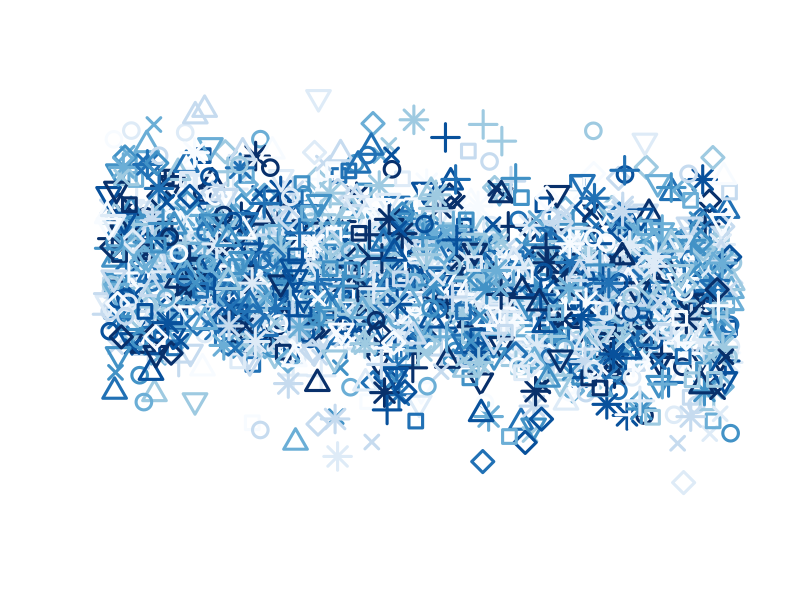

This chart was generated by the following R code:
library(RColorBrewer)
colors = brewer.pal(9, 'Blues')
set.seed(44)
x <- runif(2000)
y <- rnorm(2000) - x
symbols = c(0, 1, 2, 3, 4, 5, 6, 8)
sizes = c(1.4, 1.6, 1.8, 2)
png('test.png', 
    width = 2000, height = 2000)
par(bg = NA)
plot(x, y, pch = symbols, cex = sizes* 1.3, lwd = 3, 
     bg = 'black', col = colors, axes = F, xlab = '', ylab = '')
x2 <- runif(1000, 0, 1/4)
y2 <- runif(1000)
dev.off()
#points(x2, y2, pch = 3, col = colors)
